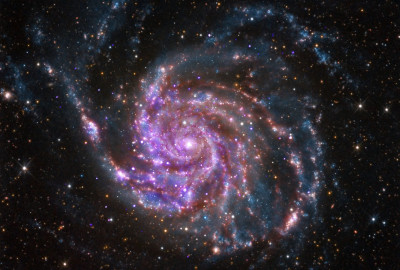
#> input picture img/m101_nasa.jpg, 400 x 270 px
$ jupyter execute --allow-errors 04_multid_approx_kde.ipynb   (shell and % lines are left out)
#> lines starting #> are read from the running program, lines starting #| are printed output that depends on the picture
### codes/plot_utils.py
import matplotlib.pylab as plt
import numpy as np

def plot_pretty(dpi=175,fontsize=9):
    # import pyplot and set some parameters to make plots prettier
    plt.rc("savefig", dpi=dpi)
    plt.rc("figure", dpi=dpi)
    plt.rc('font', size=fontsize)
    plt.rc('xtick', direction='in')
    plt.rc('ytick', direction='in')
    plt.rc('xtick.major', pad=5)
    plt.rc('xtick.minor', pad=5)
    plt.rc('ytick.major', pad=5)
    plt.rc('ytick.minor', pad=5)
    plt.rc('lines', dotted_pattern = [2., 2.])
    #if you don't have LaTeX installed on your laptop and this statement
    # generates error, comment it out
    #plt.rc('text', usetex=True)

    return

# [37 lines left out: function plot_line_points, not called in this run]

from matplotlib import cm

# [41 lines left out: functions plot_color_map, plot_histogram, not called in this run]

import scipy.optimize as opt
from matplotlib.colors import LogNorm

def conf_interval(x, pdf, conf_level):
    return np.sum(pdf[pdf > x])-conf_level

# [58 lines left out: function plot_2d_dist, not called in this run]

import itertools as it

# [99 lines left out: functions triage, distance_matrix, voronoi_plot_2d, not called in this run]

colors = 'brgmck'

# [35 lines left out: function plot_kmeans, not called in this run]

### 04_multid_approx_kde.ipynb
# ASTR 21100

# "Computational Techniques in Astrophysics"

## Instructor: Andrey Kravtsov

### office: ERC 415; email: kravtsov@uchicago.edu
### office hours: Tue, 10:30am-noon (unless noted otherwise)

#### Teaching Assistants:
#### Dimitrios Tanoglidis (dtanoglidis@uchicaago.edu)
#### Georgios Zakharegkas (gzakharegkas@uchicago.edu)

[cell 1]
import numpy as np

[cell 2]
# use jupyter "magic" command to tell it to embed plot into the notebook
import matplotlib.pyplot as plt
# reusing my codes from the repository
from codes.plot_utils import plot_pretty
plot_pretty(dpi=150, fontsize=12)

### Interpolation in more than one dimension

That is interpolation of a function in more than variable: $f(x, y,\ldots)$. For example, $d_L(\Omega_{\rm m0},\Omega_\Lambda)$.

In general, I will denote a function of many parameters as $f(\mathbf{x})$, where $\mathbf{x}=x_0,x_1,\ldots,x_N$. Note that the function itself can produce multiple values for a given $\mathbf{x}$ (i.e., $f$ in general can be a vector).

### Multivariate polynomial interpolation

Two-dimensional polynomial of degree $N$:

$$p_N(x,y) = \sum\limits_{i=0}^N\sum\limits_{j=0}^N a_{ij}x^i y^j.$$

For example, quadratic 2D polynomial is

$$p_2(x,y) = a_{00} + a_{01}y + a_{02}y^2 + a_{10}x + a_{20}x^2 + a_{11}xy + a_{12}xy^2+a_{21}x^2y + a_{22}x^2y^2.$$

The same approach, we need to have function values at $(N+1)^2$ training points to solve for $(N+1)^2$ $a_{ij}$ coefficients.

Computation of the $a_{ij}$ coefficients for interpolating polynomial of degree $N$ is demonstrated in a code in exercise 2 in homework 2).

An example of application of the polynomial interpolation is in numerical solution of the *partial differential equations* (PDEs).

For example, consider Poisson equation in 1D for potential $\Phi(x)$:

$$\nabla^2\Phi=\frac{\partial^2 \Phi}{\partial x^2} = \rho(x),$$

or in 2D for potential $\Phi(x,y)$ given the density field $\rho(x,y)$:

$$\nabla^2\Phi=\frac{\partial^2 \Phi}{\partial x^2} + \frac{\partial^2 \Phi}{\partial y^2}=\rho(x,y).$$

* We can approximate $\nabla^2\Phi$ by a polynomial of sufficiently large order for the domain.

* We can then solve for its coefficients given some sufficient number of tabulated values of $\rho(x)$.

* $\Phi$ can be reconstructed from the polynomial approximation of $\nabla^2\Phi$, once the coefficients are computed.

Such approach forms the basis of the *collocation methods* for solving Poisson equation (and, more generally, the class of elliptic PDEs).

### Multivariate spline interpolation

Like in 1D, multivariate splines are constructed using piecewise low-order polynomials with coefficients constrained to maintain continuity of the spline derivatives of up to some order.

Let's take a look at the routines available for multi-dimensional interpolation in <a href="https://docs.scipy.org/doc/scipy/reference/interpolate.html">scipy.interpolate</a>

### Spline interpolation in 2D

Several routines for spline interpolation, but only in 2D (some of the useful "high-level" routines):

* <a href="https://docs.scipy.org/doc/scipy/reference/generated/scipy.interpolate.interp2d.html#scipy.interpolate.interp2d"><tt>interp2d</tt></a> - 2d spline interpolation with an interface similar to <tt>interp1d</tt>.

* <a href="https://docs.scipy.org/doc/scipy/reference/generated/scipy.interpolate.SmoothBivariateSpline.html#scipy.interpolate.SmoothBivariateSpline"><tt>SmoothBivariateSpline</tt></a> - 2d spline with a possibility of choosing smoothing parameter <tt>s</tt>, similarly to <tt>UnivariateSpline</tt>.

* <a href="https://docs.scipy.org/doc/scipy/reference/generated/scipy.interpolate.LSQBivariateSpline.html#scipy.interpolate.LSQBivariateSpline"><tt>LSQBivariateSpline</tt></a> - least squares regression with splines in 2D.

### Interpolation in more than two dimensions

Why so few routines are available for this in <a href="https://docs.scipy.org/doc/scipy/reference/interpolate.html">scipy.interpolate</a> package?

For larger number of dimensions  arrays and the number of computations becomes larger, matrices can become poorly conditioned sooner (e.g., it’s difficult to go beyond 8-10 order polynomial interpolation in 2D).

This limits useful methods to simpler ones, such as the RBF or piecewise constant or piecewise linear interpolation.

### A visual example: reconstruction of an image corrupted by cosmic rays

Consider an image in which useful information in some random fraction of pixels is lost for some reason (in real observations this can happen when a charged particle, called cosmic ray, hits a pixel). We want to use good pixels to reconstruct the values in the damaged pixels.

This is a toy example, but nevertheless is quite realistic. Real astronomical images are taken using CCDs (similar to devices used in digital cameras, such as in your phone, but larger and more sensitive and less noisy). Cosmic rays - charged particles that stream about constantly, can hit a pixel in a CCD and destroy any useful information accumulated in it. If exposed for a large time to a high flux of cosmic rays, CCD image will have many bad pixels. We can attempt to use good pixels to repair (or reconstruct) values in the pixels affected by the cosmic rays.

[cell 3]
from scipy.interpolate import griddata

#> (the rest of this cell did not finish here and is left out)

#> (a cell that did not finish here is left out)

### Radial Basis Function (RBF) interpolation

Implemented in <a href="https://docs.scipy.org/doc/scipy/reference/generated/scipy.interpolate.Rbf.html#scipy.interpolate.Rbf"><tt>scipy.interpolate.Rbf</tt></a>

### but before I talk about RBF interpolation

I wanted to bring back the barycentric Lagrange interpolation formula I showed on Wednesday:

$$
f(x)\approx L_N(x) = \frac{\sum\limits_{i=0}^{N} f(x_i)\,\frac{w_i}{x-x_i}}{\sum\limits_{i=0}^{N} \frac{w_i}{x-x_i}},
$$

where *barycentric weights* $w_i$ can be computed for arbitrary choice of $\{x_i\}$ or have known expressions (evenly spaced points, Chebyshev nodes).

Note that $w_i/(x-x_i)$ can be viewed as effective weights with which we compute "average" value of $f(x)$. The weight is smaller for training points that are "farther" away from $x$ (i.e. larger $x-x_i$).

In one dimension RBF approximation is expansion in the *radial basis function* set:
$$f(x)\approx \sum\limits_{k=0}^{m} a_k\psi_k(x) $$

where function $\psi_k(x)=\phi(\vert x-x_k\vert)$ and $\phi$ is the same function for all $k$, which depends on the distance (or radius) of point $x$ from point $x_k$: $\vert x-x_k\vert$.

if we have $N=m+1$ training points $x_k$ with corresponding function values $f_k = f(x_k)$, we can solve the linear system of $m+1$ equations

\begin{eqnarray}
f_0 &=& \sum\limits_{k=0}^{m} a_k\phi(\vert x_0-x_k\vert)\\
f_1 &=& \sum\limits_{k=0}^{m} a_k\phi(\vert x_1-x_k\vert)\\
\dots &\ldots& \ldots\\
f_m &=& \sum\limits_{k=0}^{m} a_k\phi(\vert x_m-x_k\vert)
\end{eqnarray}

for $m+1$ $a_k$ values that match these $f_k$ values to machine precision.

In $D$ dimensions is similar expression except $x$'s are replaced by $D$-dimensional vectors, $\mathbf{x}$ and distance is replaced by the $D$-dimensional distance $r_k=\|\mathbf{x}-\mathbf{x}_k\|$:

$$f(\mathbf{x})=\sum\limits_{k=0}^{m} a_k\phi(r_k).$$

| Number of dimensions |     Expression for distance  |
|----------------|-------------------------------|
| $D=1$    |  $$r_k = \vert x-x_k\vert$$ |
| $D=2$    |  $$r_k=[(x-x_k)^2+(y-y_k)^2]^{1/2}$$ |
| $D=3$    |  $$r_k=[(x-x_k)^2+(y-y_k)^2+(z-z_k)^2]^{1/2}$$|

### Commonly used radial basis functions

|RBF Name                  |Function                                         |  Comment        |
|-----------------------|-------------------------------------------------|--------------------------|
|Multiquadric         |     $$\phi(r)=[1+(r/\epsilon)^2]^{1/2}$$    | Most common     |
|Inverse multiquadric | $$\phi(r)=[1+(r/\epsilon)^2]^{-1/2}$$ | Performs better than quadratic for some functions |
|Gaussian               | $$\phi(r) = \exp\left[-\frac{1}{2}\left(\frac{r}{\epsilon}\right)^2\right]$$ | Goes to zero quickly, sometimes possible to get high-resolution and good results. |
| Polyharmonic splines | $$\phi(r) = r^{2k-1}$$| where  $k>0$  is integer  |

### Toy example with possible application of RBF interpolation

Image with random damaged pixels (e.g., by cosmic rays) reconstructed using RBF.

[cell 5]
# we use scikit-image package
from skimage import io

# read in RGB image of M101 - "the Pinwheel galaxy"
image = io.imread('img/m101_nasa.jpg')
#> image is the input picture: shape (270, 400, 3); mean R, G, B 49.1, 42, 49.5
# image size
nxp, nyp = image.shape[0], image.shape[1]
#> nxp = 270; nyp = 400
print("image size %d x %d pixels; pixel data type is %s"%(nxp, nyp, image.dtype))
#| image size 270 x 400 pixels; pixel data type is uint8

[cell 6]
def show_image(img, cmap='Greys', auto_aspect=False, figsize=4):
    fig, ax = plt.subplots(1, 1, figsize=(figsize, figsize))
    ax.xaxis.set_visible(False)
    ax.yaxis.set_visible(False)
    ax.imshow(img,  cmap='Greys')
    if auto_aspect:
        ax.set_aspect('auto')
    plt.show()

[cell 7]
show_image(image, figsize=6)

[cell 8]
# make a copy of one of the channels for experimentation
image_cr = np.copy(image[:,:,2])
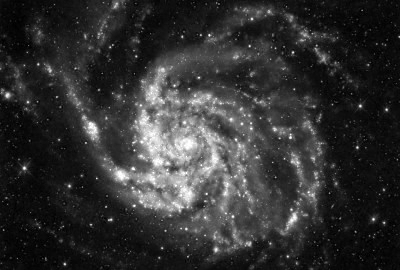
#> image_cr: shape (270, 400); min 0, max 255, mean 49.5

# clip pixel values to the range of [0-254]
image_cr = np.clip(image_cr, 0, 254)

[cell 9]
# corrupting a fraction of pixels fcr by "cosmic rays"
fcr = 0.9
xr = np.random.uniform(size=np.size(image_cr))

# hit every fcr-th pixel randomly with a "cosmic ray"
for i in range(nxp):
    for j in range(nyp):
        ind = i*nxp + j
        if xr[ind] > 1.-fcr:
            image_cr[i,j] = 255
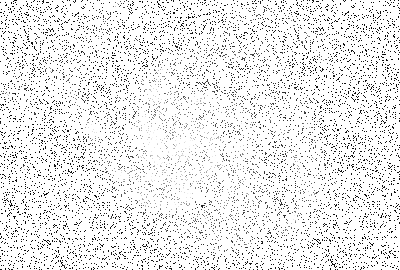
#> image_cr: shape (270, 400); min 0, max 255, mean 234.1

[cell 10]
show_image(image_cr, figsize=6)

[cell 11]
# find indices of good pixels
inds = np.argwhere(image_cr <= 254)
#> inds = 10961 pairs, first value 0 to 269, second value 0 to 399
# find indices of bad pixels affected by cosmic rays
inds2 = np.argwhere(image_cr == 255)
#> inds2 = 97039 pairs, first value 0 to 269, second value 0 to 399

[cell 12]
# we will use good pixels as the training sample for RBF interpolation
# training values
train_vals = image_cr[inds[:,0],inds[:,1]]
#> train_vals = 10961 values, max 254 at index 5522, min 0 at index 537, mean 49.33
# training pixel indices
xtrain, ytrain = inds[:,0], inds[:,1]
#> xtrain = 10961 values from 0 to 269; ytrain = 10961 values, max 399 at index 342, min 0 at index 84, mean 199.2

[cell 13]
from scipy.interpolate import Rbf

# initialize RBF interpolation object
#> (the rest of this cell did not finish here and is left out)

#> (a cell that did not finish here is left out)

[cell 15]
show_image(image_cr, figsize=6)

[cell 16]
# original image
show_image(image[:,:,2], figsize=6);

### RBF interpolation is expensive

It takes $O(N^3_{\rm train})$ operations to compute coefficients for $N_{\rm train}$ training points and then $O(N_{\rm test})$ operations to compute approximate function at the test points.

RBF constructs approximation that can be evaluated at any $x$.

However, in practice one often faces a more limited need to interpolate values from non-evenly distributed points to points on an evenly spaced grid.

For example, in the image exactly, the distribution of "good" pixels is random, but we want to reconstruct image on regular pixel grid. This problem is simpler and is handled either by the local (piecewise) linear or low-polynomial order interpolation

### Piecewise linear interpolation in many dimensions

Scipy routines
<a href="https://docs.scipy.org/doc/scipy/reference/generated/scipy.interpolate.griddata.html#scipy.interpolate.griddata"><tt>griddata</tt>,  <a href="https://docs.scipy.org/doc/scipy/reference/generated/scipy.interpolate.LinearNDInterpolator.html#scipy.interpolate.LinearNDInterpolator"><tt>LinearNDInterpolator</tt></a>, <a href="https://docs.scipy.org/doc/scipy/reference/generated/scipy.interpolate.interpn.html#scipy.interpolate.interpn"><tt>interpn</tt></a>, <a href="https://docs.scipy.org/doc/scipy/reference/generated/scipy.interpolate.RegularGridInterpolator.html#scipy.interpolate.RegularGridInterpolator"><tt>RegularGridInterpolator</tt></a>.

### Reminder: piecewise linear interpolation in 1D

Linear interpolation for the point $x$ located between "training points" $x_i$ and $x_{i+1}$ ($x_i\leq x\leq x_{i+1}$) at which function values are $f_i$ and $f_{i+1}$ is

$$f(x)\approx f_i + \frac{f_{i+1}-f_{i}}{x_{i+1}-x_i}\, (x-x_i) = \frac{f_i(x_{i+1}-x_i)+f_{i+1}(x-x_i)}{x_{i+1}-x_i} = f_i\,\left(1-\frac{x-x_i}{x_{i+1}-x_i}\right)+f_{i+1}\,\frac{x-x_i}{x_{i+1}-x_i}.$$

or

$$f(x) \approx (1-w)\, f_i  + w\,f_{i+1};\ \ \ \ \ \ w=\frac{x-x_i}{x_{i+1}-x_i}.$$

We can imagine an opposite problem of linearly interpolating $f(x)$ at $x$ to the neighboring grid points. The interpolation would have the same weights:

$$f_i = f_i + (1-w)f(x);\ \ \ \ \ f_{i+1}=f_{i+1} + w\,f(x)$$

### Linear interpolation from the function values at evenly spaced grid of points

Suppose we have a grid of evenly spaced points covering a rectangular 2-dimensional $x-y$ domain, $x_i$ and $y_i$ where $i,j=0,\ldots, N-1$,  and function values tabulated at the grid nodes: $f_{ij} = f(x_i, x_j)$.

A piecewise linear interpolation from the function values at grid points to a given point $(x,y)$ uses a 2D linear polynomial to approximate the function within the vicinity of that point.

To find the 4 coefficients $a_{00}$, $a_{10}$, $a_{01}$, $a_{11}$ of the local approximating polynomial, we need 4 function values: these are taken to be the function values at the grid points closest to the point $(x,y)$. We can think of the grid of points as forming a grid of rectangular cells with side length equal to the spacing of grid points in each axis, with each grid point located in the center of each of such "cells".

</img>

Suppose the point $(x,y)$ is closest to the grid point $(x_i,y_j)$ and the 4 nearest cells are cells around grid points $(x_{i},y_j)$, $x_{i+1},y_j)$, $(x_{i},y_{j+1})$, $(x_{i+1}, y_{j+1})$. For convenience and illustration, we will consider grid that has equal spacings in $x$- and $y$-directions: $x_{i+1}-x_i = y_{j+1}-y_j = h$.

To derive the coefficients of $p_1(x,y)$ we will also rescale coordinates as follows $x\rightarrow x=(x-x_i)/h$, $y\rightarrow y=(y-y_j)/h$. The rescaled $x$ and $y$ now lie within the range $[0,1]$ in this problem.

A piecewise 2D linear interpolation polynomial to approximate the function around $(x,y)$ then is:

$$f(x,y)\approx p_{1}(x,y) = a_{00} + a_{10}x + a_{01}y + a_{11} xy.$$

Using 4 function values at the nearest grid points, $f_{i,j}$, $f_{i+1,j}$, $f_{i,j+1}$, $f_{i+1,j+1}$, we can solve for the coefficients.

In the rescaled variables $(x,y)=(0,0)$ corresponds to $(x_i,y_j)$ and so we immediately have $a_{00}=f(x_i,y_j)=f_{ij}$.
Likewise, $(x,y)=(0,1)$ corresponds to $(x_i,y_{j+1})$, so $a_{00} +a_{01} = f_{i,j+1}$ or $a_{01}=f_{i,j+1}-f_{ij}$.
Likewise, for $(x,y)=(1,0)$, $a_{00} + a_{10} = f_{i+1,j}$ and $a_{10} = f_{i+1,j}-f_{ij}$. And, finally, for $(x,y)=(1,1)$:
$a_{00} + a_{10} + a_{01} + a_{11} = f_{i+1,j+1}$ and

$$a_{11} = f_{i+1,j+1}- f_{i+1,j}+f_{i,j}-f_{i,j+1}+f_{i,j} -f_{i,j} =
f_{i+1,j+1}- f_{i+1,j}-f_{i,j+1}+f_{i,j}.$$

Substituting the coefficients bac into the equation for polynomial we have

$$p_{1}(x,y) = f_{i,j} + (f_{i+1,j}-f_{i,j})\,x + (f_{i,j+1}-f_{i,j})\,y + (f_{i+1,j+1}- f_{i+1,j}-f_{i,j+1}+f_{i,j}) xy.$$

We can rewrite this by collecting the same grid function values in the same term:

$$p_1(x,y) = (1 -x)(1-y)\,f_{i,j} + (1-y)x\,f_{i+1,j} + (1-x)y\,f_{i,j+1} + xy\,f_{i+1,j+1}.$$

This equation provides expression for piecewise linear interpolation in 2D.

$$p_1(x,y) = (1 -x)(1-y)\,f_{i,j} + (1-y)x\,f_{i+1,j} + (1-x)y\,f_{i,j+1} + xy\,f_{i+1,j+1}.$$

### Geometric interpretation

The value of the function $f(x,y)$ is approximated as a weighted sum of function values of the nearest four grid points, $f_{i,j}$, $f_{i+1,j}$, $f_{i,j+1}$, $f_{i+1,j+1}$, with weights $w_{i,j}=(1-x)(1-y);$ $w_{i+1,j}=(1-y)x;$ $w_{i,j+1}=(1-x)y;$ $w_{i+1,j+1}=xy$.

If we imagine a cell centered on $(x,y)$ of the same size as grid cells, the weights correspond to the fraction of the area of that cell overlapping with each of the four cells.

</img>

### Expression for the weights

To compute the weights using original (not rescaled) values of $x$ and $y$ we substitute rescaling expressions, $x=(x-x_i)/h$, $y=(y-y_j)/h$, back into the equations for weights:

\begin{eqnarray}
w_{i,j} &=& \left(1-\frac{x-x_i}{h}\right)\,\left(1-\frac{y-y_j}{h}\right)\\
w_{i+1,j} &=& \frac{x-x_i}{h}\,\left(1-\frac{y-y_j}{h}\right)\\
w_{i,j+1} &=& \frac{y-y_j}{h}\,\left(1-\frac{x-x_i}{h}\right)\\
w_{i+1,j+1} &=& \frac{x-x_i}{h}\,\frac{y-y_j}{h}
\end{eqnarray}

Such interpolation is used in simulations of $N$-body systems in the <a href="https://en.wikipedia.org/wiki/Particle_Mesh">Particle Mesh</a> (PM) codes and Particle-in-Cell (PIC) codes for simulations of particle dynamics in plasma.

A related approach is to interpolate mass or charge of particles onto neighboring grid cells in such codes is called Cloud-in-Cell (CIC) method. The most commonly used interpolation here is also linear.

### Linear interpolation from randomly spaced points onto evenly spaced grid points

If we face the opposite task of interpolating from randomly spaced training points to the points on evenly spaced grid, we can reuse the above result and carry out linear interpolation by assigning each of the nearest grid points the value of the function at the random point with the corresponding weight:

Each random points adds a contribution to each of the 4 nearest cells as follows
\begin{eqnarray}
f_{i,j} & = & f_{i,j} &+& f(x, y)\, w_{i,j}; \\
f_{i+1,j}  &=&  f_{i+1,j} &+& f(x, y)\, w_{i+1,j};\nonumber \\
f_{i,j+1} & = & f_{i,j+1} &+& f(x, y)\, w_{i,j+1};\\
f_{i+1,j+1} & =&  f_{i+1,j+1} &+& f(x, y)\, w_{i+1,j+1};\nonumber \\
\end{eqnarray}

### Piecewise linear interpolation in 3D

Similar expressions can be derived for interpolation in 3D.

\begin{eqnarray}
f_{i,j,k} & = & f_{i,j,k} + f(x_p, y_p)\, w_{i,j,k}; \ \
f_{i+1,j,k}  =  f_{i+1,j,k} + f(x_p, y_p)\, w_{i+1,j,k};\nonumber \\
f_{i,j+1,k} & = & f_{i,j+1,k} + f(x_p, y_p)\, w_{i,j+1,k};\ \
f_{i+1,j+1,k}  =  f_{i+1,j+1,k} + f(x_p, y_p)\, w_{i+1,j+1,k};\nonumber \\
f_{i,j,k+1} & = & f_{i,j,k+1} + f(x_p, y_p)\, w_{i,j,k+1};\ \
f_{i+1,j,k+1}  =  f_{i+1,j,k+1} + f(x_p, y_p)\, w_{i+1,j,k+1};\nonumber \\
f_{i,j+1,k+1} & = & f_{i,j+1,k+1} + f(x_p, y_p)\, w_{i,j+1,k+1};\ \
f_{i+1,j+1,k+1}  =  f_{i+1,j+1,k+1} + f(x_p, y_p)\, w_{i+1,j+1,k+1};\nonumber,
\end{eqnarray}

where

\begin{eqnarray}
w_{i,j,k} &=& \left(1-\frac{x-x_i}{h}\right)\,\left(1-\frac{y-y_j}{h}\right)\,\left(1-\frac{z-z_k}{h}\right)\\
w_{i+1,j,k} &=& \frac{x-x_i}{h}\,\left(1-\frac{y-y_j}{h}\right)\,\left(1-\frac{z-z_k}{h}\right)\\
w_{i,j+1,k} &=& \frac{y-y_j}{h}\,\left(1-\frac{x-x_i}{h}\right)\,\left(1-\frac{z-z_k}{h}\right)\\
w_{i+1,j+1,k} &=& \frac{x-x_i}{h}\,\frac{y-y_j}{h}\,\left(1-\frac{z-z_k}{h}\right)\\
w_{i,j,k+1} &=& \left(1-\frac{x-x_i}{h}\right)\,\left(1-\frac{y-y_j}{h}\right)\,\frac{z-z_k}{h}\\
w_{i+1,j,k+1} &=& \frac{x-x_i}{h}\,\left(1-\frac{y-y_j}{h}\right)\,\frac{z-z_k}{h}\\
w_{i,j+1,k+1} &=& \frac{y-y_j}{h}\,\left(1-\frac{x-x_i}{h}\right)\,\frac{z-z_k}{h}\\
w_{i+1,j+1,k+1} &=& \frac{x-x_i}{h}\,\frac{y-y_j}{h}\,\frac{z-z_k}{h}\\
\end{eqnarray}

and in larger number of dimensions.

### Histograms

In fact, piecwise (constant) interpolation is exactly done when one constructs a *histogram*, which is interpolation using a "nearest point" method.

[cell 17]
def plot_histogram(data, bins=None, xlabel=' ', ylabel=' ',
                   figsize=3.):
    "helper routine to histogram values in vector data"
#> called with data = array of shape (1000,), bins = 10, xlabel = '$x$', ylabel = '$N$', figsize = 3
    fig = plt.figure(figsize=(figsize, figsize)) # define figure environment
    plt.xlabel(xlabel); plt.ylabel(ylabel) # define axis labels

    # plot histogram of values in data
    plt.hist(data, bins=bins, histtype='stepfilled',
             facecolor='slateblue', alpha=0.5)

    # this line is not stictly needed for plotting histogram
    # it plots individual values in data as little ticks along x-axis
    plt.plot(data, np.full_like(data, data.max()*0.1), '|k',
             markeredgewidth=1)
    plt.show()
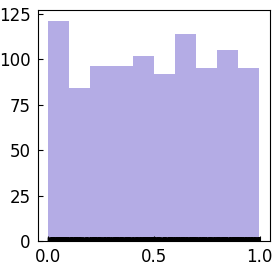
#> figure drawn by matplotlib, 1 panel
